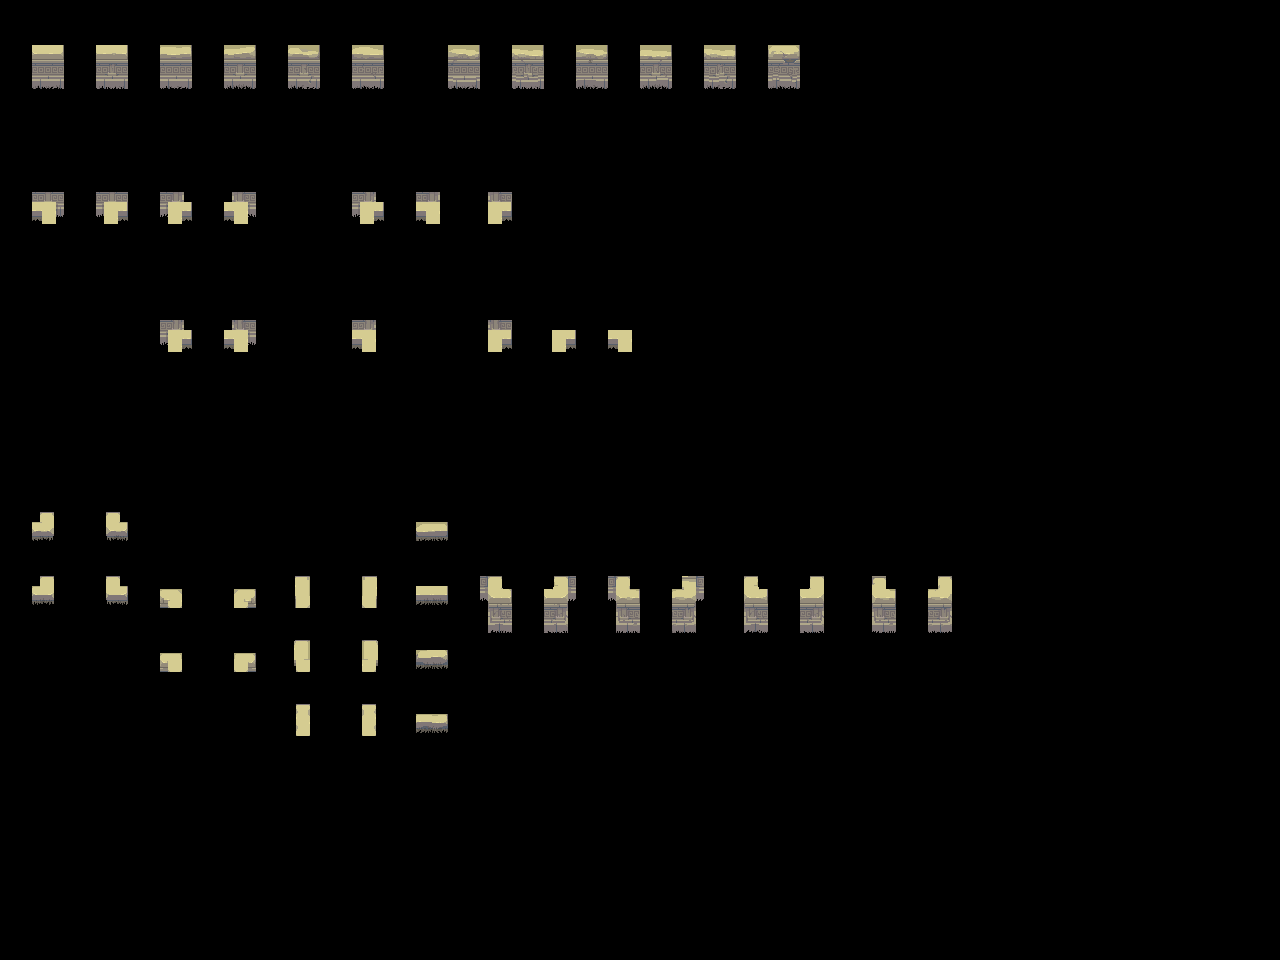

A 2D game scene composited from a Tiled map and its tileset images. What follows is a short description and the map's XML, with every tile layer's data as written:
An orthogonal 40x30 tile map with 32x32 px tiles, 2 tile layers (input_walls, output_walls) and 6 objects.

<map version="1.9" tiledversion="1.9.2" orientation="orthogonal" renderorder="right-down" width="40" height="30" tilewidth="32" tileheight="32" infinite="0" nextlayerid="4" nextobjectid="9">
 <properties>
  <property name="MatchInOrder" type="bool" value="true" />
 </properties>
 <tileset firstgid="1" source="../Tilesets/Ancient Ruins-Tileset - wall 7-transp.tsx" />
 <layer id="1" name="input_walls" width="40" height="30" opacity="0.83">
  <data encoding="csv">
0,0,0,0,0,0,0,0,0,0,0,0,0,0,0,0,0,0,0,0,0,0,0,0,0,0,0,0,0,0,0,0,0,0,0,0,0,0,0,0,
0,67,0,67,0,67,0,67,0,67,0,67,0,0,67,0,67,0,67,0,67,0,67,0,67,0,0,0,0,0,0,0,0,0,0,0,0,0,0,0,
0,83,0,83,0,83,0,83,0,83,0,83,0,0,83,0,83,0,83,0,83,0,83,0,83,0,0,0,0,0,0,0,0,0,0,0,0,0,0,0,
0,0,0,0,0,0,0,0,0,0,0,0,0,0,0,0,0,0,0,0,0,0,0,0,0,0,0,0,0,0,0,0,0,0,0,0,0,0,0,0,
0,0,0,0,0,0,0,0,0,0,0,0,0,0,0,0,0,0,0,0,0,0,0,0,0,0,0,0,0,0,0,0,0,0,0,0,0,0,0,0,
0,0,0,0,0,0,0,0,0,0,0,0,0,0,0,0,0,0,0,0,0,0,0,0,0,0,0,0,0,0,0,0,0,0,0,0,0,0,0,0,
0,22,0,24,0,73,0,44,0,0,0,40,0,58,0,74,0,0,0,0,0,0,0,0,0,0,0,0,0,0,0,0,0,0,0,0,0,0,0,0,
0,0,0,0,0,0,0,0,0,0,0,0,0,0,0,0,0,0,0,0,0,0,0,0,0,0,0,0,0,0,0,0,0,0,0,0,0,0,0,0,
0,0,0,0,0,0,0,0,0,0,0,0,0,0,0,0,0,0,0,0,0,0,0,0,0,0,0,0,0,0,0,0,0,0,0,0,0,0,0,0,
0,0,0,0,0,0,0,0,0,0,0,0,0,0,0,0,0,0,0,0,0,0,0,0,0,0,0,0,0,0,0,0,0,0,0,0,0,0,0,0,
0,0,0,0,0,40,0,56,0,0,0,86,0,0,0,88,0,17,0,21,0,0,0,0,0,0,0,0,0,0,0,0,0,0,0,0,0,0,0,0,
0,0,0,0,0,0,0,0,0,0,0,0,0,0,0,0,0,0,0,0,0,0,0,0,0,0,0,0,0,0,0,0,0,0,0,0,0,0,0,0,
0,0,0,0,0,0,0,0,0,0,0,0,0,0,0,0,0,0,0,0,0,0,0,0,0,0,0,0,0,0,0,0,0,0,0,0,0,0,0,0,
0,0,0,0,0,0,0,0,0,0,0,0,0,0,0,0,0,0,0,0,0,0,0,0,0,0,0,0,0,0,0,0,0,0,0,0,0,0,0,0,
0,0,0,0,0,0,0,0,0,0,0,0,0,0,0,0,0,0,0,0,0,0,0,0,0,0,0,0,0,0,0,0,0,0,0,0,0,0,0,0,
0,0,0,0,0,0,0,0,0,0,0,0,0,0,0,0,0,0,0,0,0,0,0,0,0,0,0,0,0,0,0,0,0,0,0,0,0,0,0,0,
0,18,0,20,0,0,0,0,0,0,0,0,0,3,0,0,0,0,0,0,0,0,0,0,0,0,0,0,0,0,0,0,0,0,0,0,0,0,0,0,
0,0,0,0,0,0,0,0,0,0,0,0,0,0,0,0,0,0,0,0,0,0,0,0,0,0,0,0,0,0,0,0,0,0,0,0,0,0,0,0,
0,18,0,20,0,50,0,52,0,33,0,37,0,3,0,66,0,68,0,66,0,68,0,49,0,53,0,49,0,53,0,0,0,0,0,0,0,0,0,0,
0,0,0,0,0,0,0,0,0,0,0,0,0,0,0,82,0,84,0,82,0,84,0,65,0,69,0,65,0,69,0,0,0,0,0,0,0,0,0,0,
0,0,0,0,0,50,0,52,0,33,0,37,0,3,0,0,0,0,0,0,0,0,0,0,0,0,0,0,0,0,0,0,0,0,0,0,0,0,0,0,
0,0,0,0,0,0,0,0,0,0,0,0,0,0,0,0,0,0,0,0,0,0,0,0,0,0,0,0,0,0,0,0,0,0,0,0,0,0,0,0,
0,0,0,0,0,0,0,0,0,33,0,37,0,3,0,0,0,0,0,0,0,0,0,0,0,0,0,0,0,0,0,0,0,0,0,0,0,0,0,0,
0,0,0,0,0,0,0,0,0,0,0,0,0,0,0,0,0,0,0,0,0,0,0,0,0,0,0,0,0,0,0,0,0,0,0,0,0,0,0,0,
0,0,0,0,0,0,0,0,0,0,0,0,0,0,0,0,0,0,0,0,0,0,0,0,0,0,0,0,0,0,0,0,0,0,0,0,0,0,0,0,
0,0,0,0,0,0,0,0,0,0,0,0,0,0,0,0,0,0,0,0,0,0,0,0,0,0,0,0,0,0,0,0,0,0,0,0,0,0,0,0,
0,0,0,0,0,0,0,0,0,0,0,0,0,0,0,0,0,0,0,0,0,0,0,0,0,0,0,0,0,0,0,0,0,0,0,0,0,0,0,0,
0,0,0,0,0,0,0,0,0,0,0,0,0,0,0,0,0,0,0,0,0,0,0,0,0,0,0,0,0,0,0,0,0,0,0,0,0,0,0,0,
0,0,0,0,0,0,0,0,0,0,0,0,0,0,0,0,0,0,0,0,0,0,0,0,0,0,0,0,0,0,0,0,0,0,0,0,0,0,0,0,
0,0,0,0,0,0,0,0,0,0,0,0,0,0,0,0,0,0,0,0,0,0,0,0,0,0,0,0,0,0,0,0,0,0,0,0,0,0,0,0
</data>
 </layer>
 <layer id="2" name="output_walls" width="40" height="30">
  <data encoding="csv">
0,0,0,0,0,0,0,0,0,0,0,0,0,0,0,0,0,0,0,0,0,0,0,0,0,0,0,0,0,0,0,0,0,0,0,0,0,0,0,0,
0,145,0,146,0,147,0,148,0,149,0,150,0,0,152,0,153,0,154,0,155,0,156,0,157,0,0,0,0,0,0,0,0,0,0,0,0,0,0,0,
0,161,0,162,0,163,0,164,0,165,0,166,0,0,168,0,169,0,170,0,171,0,172,0,173,0,0,0,0,0,0,0,0,0,0,0,0,0,0,0,
0,0,0,0,0,0,0,0,0,0,0,0,0,0,0,0,0,0,0,0,0,0,0,0,0,0,0,0,0,0,0,0,0,0,0,0,0,0,0,0,
0,0,0,0,0,0,0,0,0,0,0,0,0,0,0,0,0,0,0,0,0,0,0,0,0,0,0,0,0,0,0,0,0,0,0,0,0,0,0,0,
0,0,0,0,0,0,0,0,0,0,0,0,0,0,0,0,0,0,0,0,0,0,0,0,0,0,0,0,0,0,0,0,0,0,0,0,0,0,0,0,
0,23,0,25,0,76,0,60,0,0,0,41,0,59,0,75,0,0,0,0,0,0,0,0,0,0,0,0,0,0,0,0,0,0,0,0,0,0,0,0,
0,0,0,0,0,0,0,0,0,0,0,0,0,0,0,0,0,0,0,0,0,0,0,0,0,0,0,0,0,0,0,0,0,0,0,0,0,0,0,0,
0,0,0,0,0,0,0,0,0,0,0,0,0,0,0,0,0,0,0,0,0,0,0,0,0,0,0,0,0,0,0,0,0,0,0,0,0,0,0,0,
0,0,0,0,0,0,0,0,0,0,0,0,0,0,0,0,0,0,0,0,0,0,0,0,0,0,0,0,0,0,0,0,0,0,0,0,0,0,0,0,
0,0,0,0,0,41,0,57,0,0,0,87,0,0,0,89,0,2,0,4,0,0,0,0,0,0,0,0,0,0,0,0,0,0,0,0,0,0,0,0,
0,0,0,0,0,0,0,0,0,0,0,0,0,0,0,0,0,0,0,0,0,0,0,0,0,0,0,0,0,0,0,0,0,0,0,0,0,0,0,0,
0,0,0,0,0,0,0,0,0,0,0,0,0,0,0,0,0,0,0,0,0,0,0,0,0,0,0,0,0,0,0,0,0,0,0,0,0,0,0,0,
0,0,0,0,0,0,0,0,0,0,0,0,0,0,0,0,0,0,0,0,0,0,0,0,0,0,0,0,0,0,0,0,0,0,0,0,0,0,0,0,
0,0,0,0,0,0,0,0,0,0,0,0,0,0,0,0,0,0,0,0,0,0,0,0,0,0,0,0,0,0,0,0,0,0,0,0,0,0,0,0,
0,0,0,0,0,0,0,0,0,0,0,0,0,0,0,0,0,0,0,0,0,0,0,0,0,0,0,0,0,0,0,0,0,0,0,0,0,0,0,0,
0,177,0,178,0,0,0,0,0,0,0,0,0,181,0,0,0,0,0,0,0,0,0,0,0,0,0,0,0,0,0,0,0,0,0,0,0,0,0,0,
0,0,0,0,0,0,0,0,0,0,0,0,0,0,0,0,0,0,0,0,0,0,0,0,0,0,0,0,0,0,0,0,0,0,0,0,0,0,0,0,
0,193,0,194,0,209,0,210,0,195,0,196,0,197,0,198,0,199,0,200,0,201,0,202,0,203,0,204,0,205,0,0,0,0,0,0,0,0,0,0,
0,0,0,0,0,0,0,0,0,0,0,0,0,0,0,214,0,215,0,216,0,217,0,218,0,219,0,220,0,221,0,0,0,0,0,0,0,0,0,0,
0,0,0,0,0,225,0,226,0,211,0,212,0,213,0,0,0,0,0,0,0,0,0,0,0,0,0,0,0,0,0,0,0,0,0,0,0,0,0,0,
0,0,0,0,0,0,0,0,0,0,0,0,0,0,0,0,0,0,0,0,0,0,0,0,0,0,0,0,0,0,0,0,0,0,0,0,0,0,0,0,
0,0,0,0,0,0,0,0,0,227,0,228,0,229,0,0,0,0,0,0,0,0,0,0,0,0,0,0,0,0,0,0,0,0,0,0,0,0,0,0,
0,0,0,0,0,0,0,0,0,0,0,0,0,0,0,0,0,0,0,0,0,0,0,0,0,0,0,0,0,0,0,0,0,0,0,0,0,0,0,0,
0,0,0,0,0,0,0,0,0,0,0,0,0,0,0,0,0,0,0,0,0,0,0,0,0,0,0,0,0,0,0,0,0,0,0,0,0,0,0,0,
0,0,0,0,0,0,0,0,0,0,0,0,0,0,0,0,0,0,0,0,0,0,0,0,0,0,0,0,0,0,0,0,0,0,0,0,0,0,0,0,
0,0,0,0,0,0,0,0,0,0,0,0,0,0,0,0,0,0,0,0,0,0,0,0,0,0,0,0,0,0,0,0,0,0,0,0,0,0,0,0,
0,0,0,0,0,0,0,0,0,0,0,0,0,0,0,0,0,0,0,0,0,0,0,0,0,0,0,0,0,0,0,0,0,0,0,0,0,0,0,0,
0,0,0,0,0,0,0,0,0,0,0,0,0,0,0,0,0,0,0,0,0,0,0,0,0,0,0,0,0,0,0,0,0,0,0,0,0,0,0,0,
0,0,0,0,0,0,0,0,0,0,0,0,0,0,0,0,0,0,0,0,0,0,0,0,0,0,0,0,0,0,0,0,0,0,0,0,0,0,0,0
</data>
 </layer>
 <objectgroup id="3" name="rule_options" offsetx="-10.6667" offsety="-16.6667">
  <object id="1" x="22" y="28" width="190.333" height="124.667">
   <properties>
    <property name="Disabled" type="bool" value="false" />
    <property name="Probability" type="float" value="0.3" />
   </properties>
  </object>
  <object id="2" x="28" y="180.667" width="917.333" height="320">
   <properties>
    <property name="Disabled" type="bool" value="false" />
    <property name="Probability" type="float" value="0.25" />
   </properties>
  </object>
  <object id="4" x="29.6667" y="517.666" width="955" height="253">
   <properties>
    <property name="Probability" type="float" value="0.25" />
   </properties>
  </object>
  <object id="5" x="634.667" y="28.6667" width="311" height="129">
   <properties>
    <property name="Probability" type="float" value="0.6" />
   </properties>
  </object>
  <object id="6" x="224" y="28" width="183.333" height="123.667">
   <properties>
    <property name="Probability" type="float" value="0.6" />
   </properties>
  </object>
  <object id="8" x="443.667" y="28.8332" width="183.333" height="123.667">
   <properties>
    <property name="Probability" type="float" value="0.3" />
   </properties>
  </object>
 </objectgroup>
</map>
